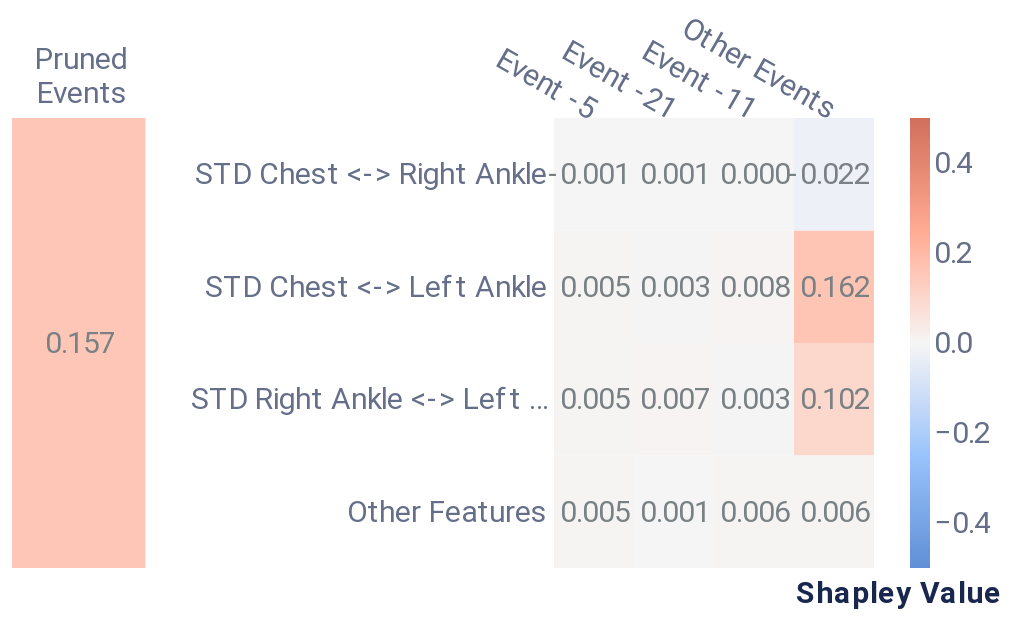

The notebook cell saved with this chart:
### Markdown cell above
##### Cell-level explanation

### Code cell
cell_dict = {'rs': 42, 'nsamples': 32000, 'top_x_events': 3, 'top_x_feats': 3}
cell_data = local_cell_level(f, pos_x_data, cell_dict, event_data, feature_data, positive_sequence_id, sequence_id_feat, average_event, pruning_idx)
feat_names = list(feature_data['Feature'].values)[:-1] # exclude pruned events
cell_plot = plot_cell_level(cell_data, feat_names, feature_dict.get('plot_features'))
cell_plot

### Figure 1 — Vega-Lite specification as saved in the notebook (floating-point values rounded to 4 significant figures)
{"config": {"axis": {"domain": true, "domainColor": "#666F89", "grid": false, "gridCap": "round", "gridColor": "#B3B7C4", "gridDash": [2, 4], "gridWidth": 0.5, "labelColor": "#666F89", "labelFont": "Roboto, Arial, sans-serif", "labelPadding": 2, "tickColor": "#666F89", "tickOpacity": 0.5, "tickSize": 4, "titleColor": "#19274E", "titleFont": "Roboto, Arial, sans-serif", "titleFontSize": 12}, "axisBand": {"domain": true, "labelPadding": 4, "ticks": false}, "axisY": {"domain": false, "titleAlign": "left", "titleAngle": 0, "titleX": -20, "titleY": -10}, "legend": {"labelColor": "#666F89", "labelFont": "Roboto, Arial, sans-serif", "labelFontSize": 12, "symbolSize": 40, "titleColor": "#19274E", "titleFont": "Roboto, Arial, sans-serif", "titleFontSize": 12, "titlePadding": 4}, "arc": {"stroke": "#FFFFFF", "strokeWidth": 1}, "bar": {"fill": "#2770EB", "stroke": null}, "line": {"stroke": "#2770EB", "strokeWidth": 2}, "path": {"stroke": "#2770EB", "strokeWidth": 0.5}, "point": {"fill": "#2770EB", "shape": "circle", "filled": true}, "rect": {"fill": "#2770EB"}, "rule": {"stroke": "#666F89"}, "shape": {"stroke": "#2770EB"}, "text": {"color": "#19274E", "font": "Roboto, Arial, sans-serif", "fontSize": 12}, "range": {"category": ["#2770EB", "#77B98A", "#DA5252", "#FFC400", "#A87AEA", "#00A39E", "#19274E"], "diverging": ["#006360", "#2BB3AE", "#96D9D7", "#FFFFFF", "#EDAAAA", "#DA5252", "#811D1D"], "heatmap": ["#18448F", "#1B4EA5", "#2770EB", "#4C88EE", "#82ACF3", "#A6C4F7", "#E9F1FD"], "ramp": ["#18448F", "#1B4EA5", "#2770EB", "#4C88EE", "#82ACF3", "#A6C4F7", "#E9F1FD"]}, "background": "#FFFFFF", "group": {"fill": "#FFFFFF"}, "header": {"labelColor": "#19274E", "labelFont": "Roboto, Arial, sans-serif", "labelFontSize": 12, "titleColor": "#19274E", "titleFont": "Roboto, Arial, sans-serif", "titleFontSize": 16}, "title": {"anchor": "start", "color": "#19274E", "font": "Roboto, Arial, sans-serif", "fontSize": 20, "fontWeight": "bold", "offset": 20, "subtitleColor": "#19274E", "subtitleFontSize": 16}, "view": {"continuousHeight": 300, "continuousWidth": 400, "stroke": "transparent"}}, "hconcat": [{"layer": [{"mark": "rect", "encoding": {"color": {"field": "rounded", "legend": null, "scale": {"domain": [-0.5, 0.5], "range": ["#5f8fd6", "#99c3fb", "#f5f5f5", "#ffaa92", "#d16f5b"]}, "title": null, "type": "quantitative"}, "x": {"axis": {"titleFontSize": 15}, "field": "Event", "type": "nominal"}, "y": {"axis": {"domain": false, "labels": false, "title": null}, "field": "Feature", "type": "nominal"}}}, {"mark": {"type": "text", "align": "right", "baseline": "middle", "color": "#798184", "dx": 18, "fontSize": 15}, "encoding": {"text": {"field": "rounded_str", "type": "nominal"}, "x": {"axis": {"domain": false, "labelAngle": 0, "labelFontSize": 15, "labelOffset": 24, "labelPadding": 30, "orient": "top", "title": null}, "field": "Event", "type": "nominal"}, "y": {"axis": {"domain": false, "labels": false, "title": null}, "field": "Feature", "type": "nominal"}}}], "data": {"name": "data-5719c1009dd9755da2414211ba825d25"}, "height": 225, "width": 66.67}, {"layer": [{"mark": "rect", "encoding": {"color": {"field": "rounded", "legend": {"gradientLength": 225, "gradientThickness": 10, "labelFontSize": 15, "orient": "right"}, "scale": {"domain": [-0.5, 0.5], "range": ["#5f8fd6", "#99c3fb", "#f5f5f5", "#ffaa92", "#d16f5b"]}, "title": null, "type": "quantitative"}, "x": {"axis": {"titleFontSize": 15}, "field": "Event", "sort": ["Event -5", "Event -21", "Event -11"], "type": "nominal"}, "y": {"axis": {"domain": false, "labelFontSize": 15, "title": null}, "field": "Feature", "sort": ["STD Chest <-> Right Ankle", "STD Chest <-> Left Ankle", "STD Right Ankle <-> Left Ankle"], "type": "nominal"}}}, {"mark": {"type": "text", "align": "right", "baseline": "middle", "color": "#798184", "dx": 18, "fontSize": 15}, "encoding": {"text": {"field": "rounded_str", "type": "nominal"}, "x": {"axis": {"domain": false, "labelAngle": 30, "labelFontSize": 15, "orient": "top", "title": "Shapley Value", "titleX": 172, "titleY": 245}, "field": "Event", "sort": ["Event -5", "Event -21", "Event -11"], "type": "nominal"}, "y": {"axis": {"domain": false, "labelFontSize": 15, "title": null}, "field": "Feature", "sort": ["STD Chest <-> Right Ankle", "STD Chest <-> Left Ankle", "STD Right Ankle <-> Left Ankle"], "type": "nominal"}}}], "data": {"name": "data-92715dded0a74b728c5294348d66d8a9"}, "height": 225, "width": 160}], "resolve": {"scale": {"color": "independent"}}, "$schema": "https://vega.github.io/schema/vega-lite/v4.17.0.json", "datasets": {"data-5719c1009dd9755da2414211ba825d25": [{"Event": ["Pruned", "Events"], "Feature": "Other features", "rounded": 0.157, "rounded_str": "0.157"}], "data-92715dded0a74b728c5294348d66d8a9": [{"Event": "Other Events", "Feature": "STD Chest <-> Left Ankle", "Shapley Value": 0.1616, "rounded": 0.162, "rounded_str": "0.162"}, {"Event": "Other Events", "Feature": "STD Right Ankle <-> Left Ankle", "Shapley Value": 0.1017, "rounded": 0.102, "rounded_str": "0.102"}, {"Event": "Event -11", "Feature": "STD Chest <-> Left Ankle", "Shapley Value": 0.007539, "rounded": 0.008, "rounded_str": "0.008"}, {"Event": "Event -21", "Feature": "STD Right Ankle <-> Left Ankle", "Shapley Value": 0.006783, "rounded": 0.007, "rounded_str": "0.007"}, {"Event": "Other Events", "Feature": "Other Features", "Shapley Value": 0.006175, "rounded": 0.006, "rounded_str": "0.006"}, {"Event": "Event -11", "Feature": "Other Features", "Shapley Value": 0.005825, "rounded": 0.006, "rounded_str": "0.006"}, {"Event": "Event -5", "Feature": "Other Features", "Shapley Value": 0.005324, "rounded": 0.005, "rounded_str": "0.005"}, {"Event": "Event -5", "Feature": "STD Chest <-> Left Ankle", "Shapley Value": 0.005059, "rounded": 0.005, "rounded_str": "0.005"}, {"Event": "Event -5", "Feature": "STD Right Ankle <-> Left Ankle", "Shapley Value": 0.004878, "rounded": 0.005, "rounded_str": "0.005"}, {"Event": "Event -11", "Feature": "STD Right Ankle <-> Left Ankle", "Shapley Value": 0.003266, "rounded": 0.003, "rounded_str": "0.003"}, {"Event": "Event -21", "Feature": "STD Chest <-> Left Ankle", "Shapley Value": 0.002748, "rounded": 0.003, "rounded_str": "0.003"}, {"Event": "Event -21", "Feature": "Other Features", "Shapley Value": 0.001386, "rounded": 0.001, "rounded_str": "0.001"}, {"Event": "Event -21", "Feature": "STD Chest <-> Right Ankle", "Shapley Value": 0.001103, "rounded": 0.001, "rounded_str": "0.001"}, {"Event": "Event -11", "Feature": "STD Chest <-> Right Ankle", "Shapley Value": 0.0002324, "rounded": 0.0, "rounded_str": "0.000"}, {"Event": "Event -5", "Feature": "STD Chest <-> Right Ankle", "Shapley Value": -0.00126, "rounded": -0.001, "rounded_str": "-0.001"}, {"Event": "Other Events", "Feature": "STD Chest <-> Right Ankle", "Shapley Value": -0.02203, "rounded": -0.022, "rounded_str": "-0.022"}]}}
